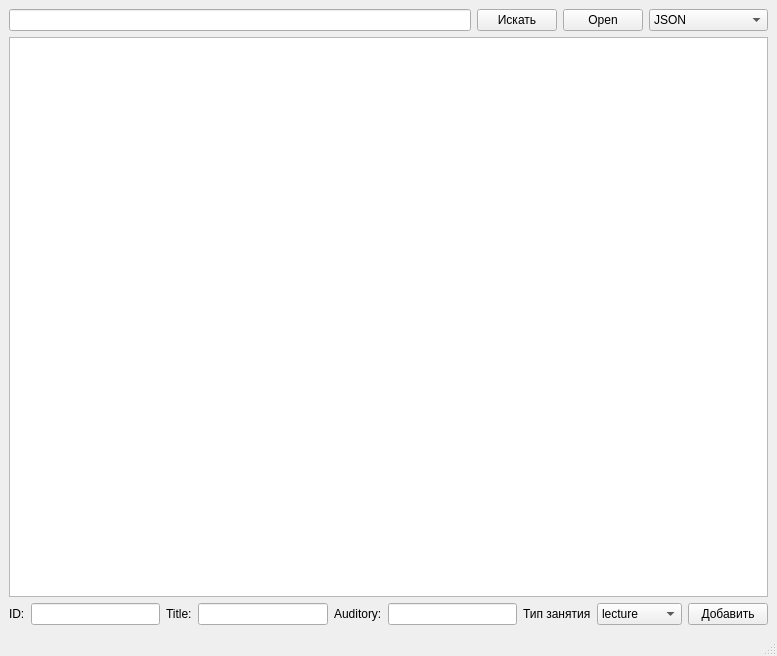
<?xml version="1.0" encoding="UTF-8"?>
<ui version="4.0">
 <class>MainWindow</class>
 <widget class="QMainWindow" name="MainWindow">
  <property name="geometry">
   <rect>
    <x>0</x>
    <y>0</y>
    <width>777</width>
    <height>656</height>
   </rect>
  </property>
  <property name="windowTitle">
   <string>MainWindow</string>
  </property>
  <widget class="QWidget" name="centralwidget">
   <layout class="QVBoxLayout" name="verticalLayout">
    <item>
     <layout class="QHBoxLayout" name="horizontalLayout">
      <item>
       <widget class="QLineEdit" name="editSearch"/>
      </item>
      <item>
       <widget class="QPushButton" name="buttonFind">
        <property name="text">
         <string>Искать</string>
        </property>
       </widget>
      </item>
      <item>
       <widget class="QPushButton" name="pushButton">
        <property name="text">
         <string>Open</string>
        </property>
       </widget>
      </item>
      <item>
       <widget class="QComboBox" name="typeSelect">
        <item>
         <property name="text">
          <string>JSON</string>
         </property>
        </item>
        <item>
         <property name="text">
          <string>CSV</string>
         </property>
        </item>
        <item>
         <property name="text">
          <string>Новый элемент</string>
         </property>
        </item>
       </widget>
      </item>
     </layout>
    </item>
    <item>
     <widget class="MyTextBrowser" name="textBrowser"/>
    </item>
    <item>
     <layout class="QHBoxLayout" name="horizontalLayout_2">
      <item>
       <widget class="QLabel" name="label">
        <property name="text">
         <string>ID:</string>
        </property>
       </widget>
      </item>
      <item>
       <widget class="QLineEdit" name="editID"/>
      </item>
      <item>
       <widget class="QLabel" name="label_2">
        <property name="text">
         <string>Title:</string>
        </property>
       </widget>
      </item>
      <item>
       <widget class="QLineEdit" name="editTitle"/>
      </item>
      <item>
       <widget class="QLabel" name="label_3">
        <property name="text">
         <string>Auditory:</string>
        </property>
       </widget>
      </item>
      <item>
       <widget class="QLineEdit" name="editAuditory"/>
      </item>
      <item>
       <widget class="QLabel" name="label_4">
        <property name="text">
         <string>Тип занятия</string>
        </property>
       </widget>
      </item>
      <item>
       <widget class="QComboBox" name="comboType">
        <item>
         <property name="text">
          <string>lecture</string>
         </property>
        </item>
        <item>
         <property name="text">
          <string>practice</string>
         </property>
        </item>
        <item>
         <property name="text">
          <string>laboratory</string>
         </property>
        </item>
        <item>
         <property name="text">
          <string>exam</string>
         </property>
        </item>
       </widget>
      </item>
      <item>
       <widget class="QPushButton" name="buttonEnd">
        <property name="text">
         <string>Добавить</string>
        </property>
       </widget>
      </item>
     </layout>
    </item>
   </layout>
  </widget>
  <widget class="QMenuBar" name="menubar">
   <property name="geometry">
    <rect>
     <x>0</x>
     <y>0</y>
     <width>777</width>
     <height>26</height>
    </rect>
   </property>
  </widget>
  <widget class="QStatusBar" name="statusbar"/>
 </widget>
 <customwidgets>
  <customwidget>
   <class>MyTextBrowser</class>
   <extends>QTextBrowser</extends>
   <header>mytextbrowser.h</header>
  </customwidget>
 </customwidgets>
 <resources/>
 <connections>
  <connection>
   <sender>buttonFind</sender>
   <signal>clicked()</signal>
   <receiver>MainWindow</receiver>
   <slot>findAuditory()</slot>
   <hints>
    <hint type="sourcelabel">
     <x>690</x>
     <y>49</y>
    </hint>
    <hint type="destinationlabel">
     <x>626</x>
     <y>33</y>
    </hint>
   </hints>
  </connection>
  <connection>
   <sender>buttonEnd</sender>
   <signal>clicked()</signal>
   <receiver>MainWindow</receiver>
   <slot>addToVector()</slot>
   <hints>
    <hint type="sourcelabel">
     <x>707</x>
     <y>615</y>
    </hint>
    <hint type="destinationlabel">
     <x>670</x>
     <y>627</y>
    </hint>
   </hints>
  </connection>
 </connections>
 <slots>
  <slot>findAuditory()</slot>
  <slot>addToVector()</slot>
  <slot>ComboResult(QString)</slot>
 </slots>
</ui>
